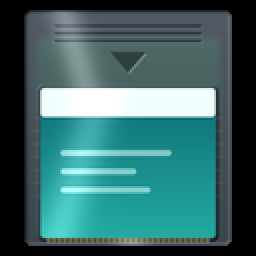
#> input picture companion/server/assets/carts/cgb-128.png, 128 x 128 px (shown 2 times larger)
$ python -i make_cover_pack.py   (imports and definitions only)
#> lines starting #> are read from the running program, lines starting #| are printed output that depends on the picture
#!/usr/bin/env python3
"""Build covers.bin (format v6, or v7 with --v7) for the GBC cover-picker core.

Layout (little-endian):
  0      header  16 B : "GBCV" | ver u16 = 6 | count u16 | 128 u16 | 80 u16 | 4 pad
  16     reserved 512 B
  528    entries count x 128 B : title char[40] | flags u8 (bit0 = original Game Boy) | pad[3] | size u32 | path char[80]
  528 + count*128  blobs, count x 45568 B : center 128x128 RGB565 | preview 80x80 RGB565 (row-major)
  then   path structs count x 3 x 256 B: ROM path, .sav path, .sus (suspend) path, NUL padded,
         read straight into the core's 0x0192 parameter struct
  then   one more 256 B path struct: the debug log, /Saves/<platform>/common/picker.log
v7 (--v7): ver = 7, up to 2047 games, entries are title char[40] | flags u8 | pad u8 | accent u16 | size u32 |
crc32 u32 | path char[72] (cut to 71 plus a NUL) | fav_pos u16 | az_pos u16, and each blob is padded to 65536 B so
the core can stream any cover by index. fav_pos (bytes 124, 125): the game's place in the favorites section, 0 based,
on both entries of a favorite, else 0xFFFF. az_pos (bytes 126, 127): the index of the game's A to Z entry (its own
index there; its twin's on the favorites copy).
Entry flags: bit 0 = original Game Boy, bit 1 = favorite (--favorite), bit 2 = cartridge only (never set here).
accent = RGB565 color of the cover, for the core's glow (see accent()).
After the picker.log path struct, v7 has four more: /Saves/<platform>/common/favorites.cfg, carts.cfg, recent.cfg,
settings.cfg (the core finds struct k at paths0 + (n * 3 + k) * 256: 0 log, 1 favorites, 2 carts, 3 recent, 4 settings).
v7 unrecognized carts: at file offset 96, "CRT1" | u32 default art offset | u16 list_count | u16 flags (bit 0:
carts.cfg struct present) | 3 x u16 default art accents | u16 0. list_count is the browsable menu; the app adds
cartridge-only entries after it (this tool does not, so list_count = count). The default art (gray DMG, black
dual, clear GBC-only cart) is 3 blobs at a 65536 stride after the FPR2 table, 4096 aligned, ending the file;
RGB565 0x0000 is transparent there. CRT1 flags bit 2: image 3 is the empty slot (empty-128/80.png, keyed the same),
for the core's "No cartridge" view; written when those PNGs exist. Bit 3 (always set): entries carry fav_pos and az_pos. The All games tile then follows as image 4. Art is read from companion/server/assets/carts/{dmg,dual,cgb}-{128,80}.png,
or drawn as a placeholder when those are missing (same drawing as the app). CRT1 flags bit 1: one more image follows,
the All games tile Favorites mode shows after the favorites (opaque, 0x0000 written as 0x0001); written whenever
there are favorites (--favorite). CRT1 flags bit 4 (always set, build 26): the Settings tile ends the default art
(companion/server/assets/tiles/settings-384.png fitted to 128 and 80, opaque like the All games tile), the trailer
has recent.cfg and settings.cfg, and the reserved area has REC1 at file offset 128: "REC1" | u16 n | u16 0 |
n x u16 az index, most recent first. This tool has no play history, so n = 0. It is a 3 x 3 mosaic of covers from the A to Z list with a dark band and the
label from companion/server/assets/tiles/all-games-384.png (made by make_tile_label.py).
v7 cartridge fingerprints, for Play Cartridge: at file offset 80, "FPR2" | u32 table offset | u16 entry count | u16 0.
The table follows the settings.cfg struct on a 4 byte boundary, before the default art: 8 bytes per entry, ROM bytes
0x14E, 0x14F (global checksum), 0x14D (header checksum), 0x143 (CGB flag), then u32 LE zlib CRC32 of the 11 byte
title area 0x134..0x13E; 8 zeros if the ROM is shorter than 0x150. The core matches the revision, then the title.
v7 games are in letter order: titles that start with anything but A to Z first ('#'), then A to Z, each
group sorted by title ignoring case. The reserved area then starts with a letter index for Up/Down jumps:
  16  "IDX1"   20  fav_count u16   22  played_count u16   24  27 x u16 section starts
  start 0 is '#', 1 to 26 are 'A' to 'Z': the index of the first game whose title (as written in the
  entry) starts with that letter, ignoring case, or 0xFFFF if none. With --favorite, favorites come first (the
  favorites section, counted in fav_count), then every game A to Z, so a favorite appears twice (both entries
  full copies, flags bit 1 on both). There is no play history here, so played_count is 0. The companion app
  does the same, with played games before the favorites.
Covers are matched to ROMs by file stem. Art is fitted on a blurred, darkened copy of itself (no black bars).

Usage: make_cover_pack.py --roms DIR --covers DIR --out covers.bin
"""
import argparse, colorsys, os, struct, sys, zlib
from PIL import Image, ImageDraw, ImageFilter, ImageFont, ImageEnhance

CEN, TH, MAXN, MAXN7, STRIDE7 = 128, 80, 31, 2047, 65536

def pack_title(stem): return stem.encode("ascii", "replace")[:39]

# [4 lines left out: function letter_group, not called in this run]

def az_key(rom):
    stem = os.path.splitext(rom)[0]
    return (letter_group(stem), stem.lower(), rom)

# [9 lines left out: function index_block, not called in this run]

FPR_AT = 80  # file offset of "FPR2", in the reserved area after the letter index
CRT_AT = 96  # file offset of "CRT1", after FPR2
CART_KINDS = ("dmg", "dual", "cgb")
CART_ACCENTS = (0xA59F, 0x8A7F, 0x4E9A)  # must match CART_ACCENTS in companion/server/src/cartart.ts
CART_ART = os.path.join(os.path.dirname(os.path.abspath(__file__)), "..", "companion", "server", "assets", "carts")
CART_COLORS = {"dmg": ((164, 164, 172), (220, 220, 228), (120, 120, 128)),
               "dual": ((36, 36, 44), (90, 90, 110), (20, 20, 26)),
               "cgb": ((186, 214, 222), (236, 244, 248), (140, 170, 180))}

# [50 lines left out: functions placeholder_cart, cart_blob, accent, fingerprint, not called in this run]

def rgb565(rgb): r, g, b = rgb; return ((r >> 3) << 11) | ((g >> 2) << 5) | (b >> 3)

# [6 lines left out: function placeholder, not called in this run]

def fit(img, size):
    """Contain the art in a square, on a blurred and darkened 'cover' fill of itself."""
    img = img.convert("RGB")
    bg = img.copy(); s = max(size / bg.width, size / bg.height)
    bg = bg.resize((max(1, round(bg.width * s)), max(1, round(bg.height * s))), Image.LANCZOS)
    bg = bg.crop(((bg.width - size) // 2, (bg.height - size) // 2, (bg.width - size) // 2 + size, (bg.height - size) // 2 + size))
    bg = ImageEnhance.Brightness(bg.filter(ImageFilter.GaussianBlur(size / 10))).enhance(0.45)
    fg = img.copy(); fg.thumbnail((size, size), Image.LANCZOS)
    fg = ImageEnhance.Sharpness(fg).enhance(1.4)
    bg.paste(fg, ((size - fg.width) // 2, (size - fg.height) // 2)); return bg

TILE_B, TILE_G, TILE_CELL, TILE_BAND = 384, 6, 120, 256  # the All games tile, built at 384 x 384
TILE_GUTTER = (16, 16, 20)
TILE_LABEL = os.path.join(os.path.dirname(os.path.abspath(__file__)), "..", "companion", "server", "assets", "tiles", "all-games-384.png")
SETTINGS_TILE = os.path.join(os.path.dirname(os.path.abspath(__file__)), "..", "companion", "server", "assets", "tiles", "settings-384.png")
REC_AT = 128  # file offset of "REC1", after CRT1

# [8 lines left out: function tile_picks, not called in this run]

def all_games_tile(images):
    """Favorites mode's closing cover: a 3 x 3 mosaic with a dark band and the label; same steps as tile.ts in the app."""
    m = Image.new("RGB", (TILE_B, TILE_B), TILE_GUTTER)
    for k, im in enumerate(images[:9]):
        m.paste(fit(im, TILE_CELL), (TILE_G + (k % 3) * (TILE_CELL + TILE_G), TILE_G + (k // 3) * (TILE_CELL + TILE_G)))
    px = bytearray(m.tobytes())
    mask = Image.open(TILE_LABEL).convert("L").tobytes() if os.path.exists(TILE_LABEL) else bytes(TILE_B * TILE_B)
    for y in range(TILE_BAND, TILE_B):
        for x in range(TILE_B):
            al = mask[y * TILE_B + x]; o = (y * TILE_B + x) * 3
            for ch in range(3):
                p = (px[o + ch] * 72) >> 8
                px[o + ch] = (p * (255 - al) + 255 * al + 127) // 255
    m = Image.frombytes("RGB", (TILE_B, TILE_B), bytes(px))
    return opaque565(fit(m, CEN)) + opaque565(fit(m, TH))

def opaque565(im): return b"".join(struct.pack("<H", rgb565(p) or 1) for p in im.getdata())  # no 0x0000: drawn like a cover

# [90 lines left out: functions settings_tile, main, not called in this run]

# [1 line not run here, left out]

>>> import cv2
>>> picture = cv2.imread('../companion/server/assets/carts/cgb-128.png', cv2.IMREAD_GRAYSCALE)
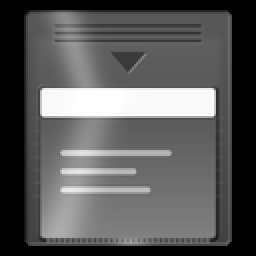
#> picture: shape (128, 128) (shown 2 times larger); min 0, max 255, mean 89.6
>>> result = all_games_tile(picture)
#> the loop in all_games_tile, `for k, im in enumerate(images[:9]):` made 1 pass
#> (the run stopped early here; a loop or call above may not have finished)
